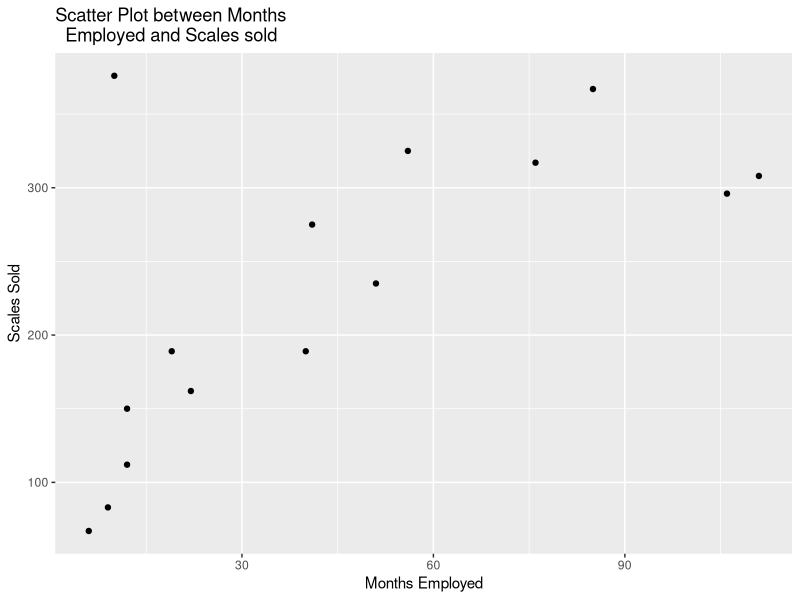
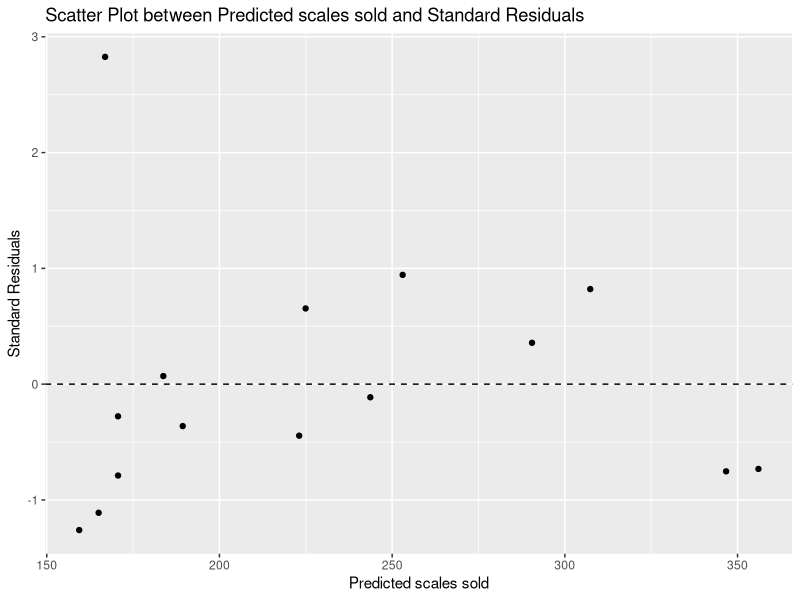
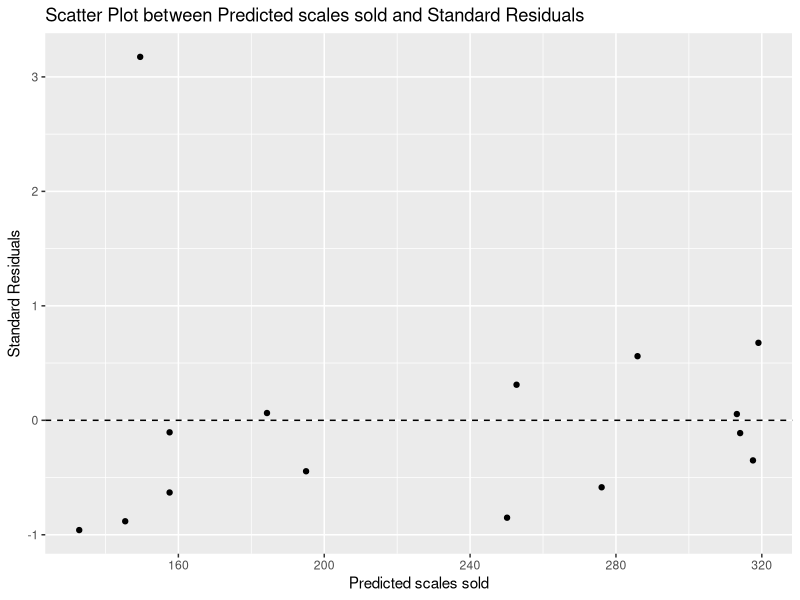

Here is the R script that generated these plots, in order:
                                    # Page no. : 714 - 717

# General Linear Model

x <- c(41,106,76,10,22,12,85,111,40,51,9,12,6,56,19)   # Months Employed
y <- c(275,296,317,376,162,150,367,308,189,235,83,112,67,325,189)   # Scales Sold 

DF <- data.frame(x,y)

# Install Library if not installed

# install.packages("ggplot2")

# Import Library

library(ggplot2)

ggplot(DF, aes(x,y)) + geom_point() + labs(title = "Scatter Plot between Months
  Employed and Scales sold", x = "Months Employed", y = "Scales Sold")

model <- lm(y ~ x, data = DF)
summary(model)

b1 <- model$coefficients[1]
b2 <- model$coefficients[2]

cat("Regression Equation is sales =",b1,"+",b2,"months")
# Book Answer is sales = 111 + 2.38 months   (Data is wrongly used in book)

predicted_scales_sold <- predict(model)

DF <- cbind(DF, predicted_scales_sold)

# Standard Residuals

standard_residuals <- rstandard(model)

DF <- cbind(DF, standard_residuals)

ggplot(DF,aes(predicted_scales_sold, standard_residuals)) + geom_point() +
  geom_hline(yintercept = 0, linetype=2) +
labs(title = "Scatter Plot between Predicted scales sold and Standard Residuals", 
     x = "Predicted scales sold", y = "Standard Residuals")

                                      # Page no. : 716 - 717

x2 <- x**2

DF2 <- data.frame(x,x2,y) 

model2 <- lm(y ~ x + x2, data = DF2)
summary(model2)

b1 <- model2$coefficients[1]
b2 <- model2$coefficients[2]
b3 <- model2$coefficients[3]

cat("Regression Equation is sales =",b1,"+",b2,"months","+",b3,"monthsq")
# Book Answer is sales = 45.3 + 6.34 months - 0.0345 monthsq  (Data is wrongly used in book)

predicted_scales_sold2 <- predict(model2)

DF2 <- cbind(DF2, predicted_scales_sold2)

# Standard Residuals

standard_residuals2 <- rstandard(model2)

DF2 <- cbind(DF2, standard_residuals2)

ggplot(DF2,aes(predicted_scales_sold2, standard_residuals2)) + geom_point() +
  geom_hline(yintercept = 0, linetype=2) +
  labs(title = "Scatter Plot between Predicted scales sold and Standard Residuals", 
       x = "Predicted scales sold", y = "Standard Residuals")
